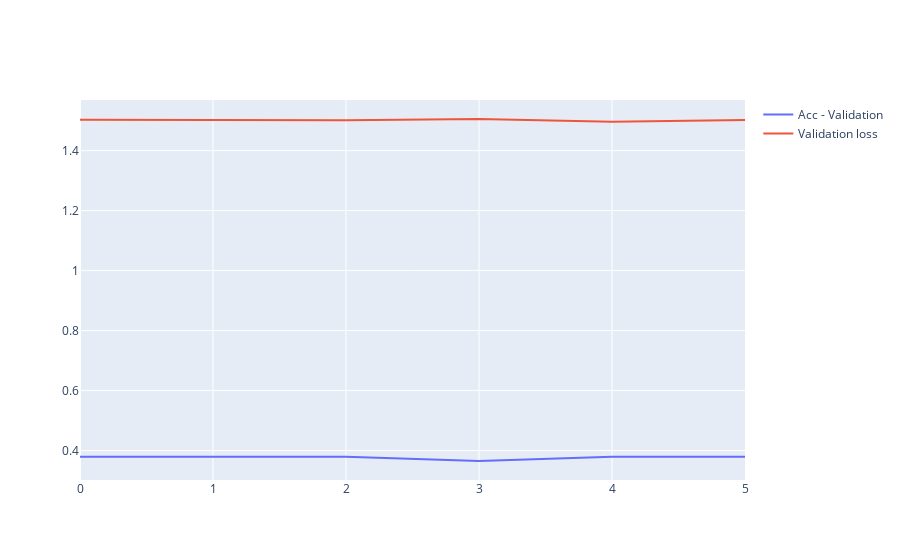

Notebook code for this chart:
### Code cell
fig = go.Figure()
fig.add_trace(go.Scatter(y=training_history.history['val_accuracy'],mode='lines', name='Acc - Validation'))
fig.add_trace(go.Scatter(y=training_history.history['val_loss'],mode='lines', name='Validation loss'))

### Figure 1 — Plotly figure (JSON) as saved in the notebook; plotly's stock layout.template omitted (floating-point values rounded to 4 significant figures)
{"data": [{"mode": "lines", "name": "Acc - Validation", "type": "scatter", "y": [0.3797, 0.3797, 0.3797, 0.3652, 0.3797, 0.3797]}, {"mode": "lines", "name": "Validation loss", "type": "scatter", "y": [1.502, 1.501, 1.501, 1.505, 1.496, 1.502]}], "layout": {}}
